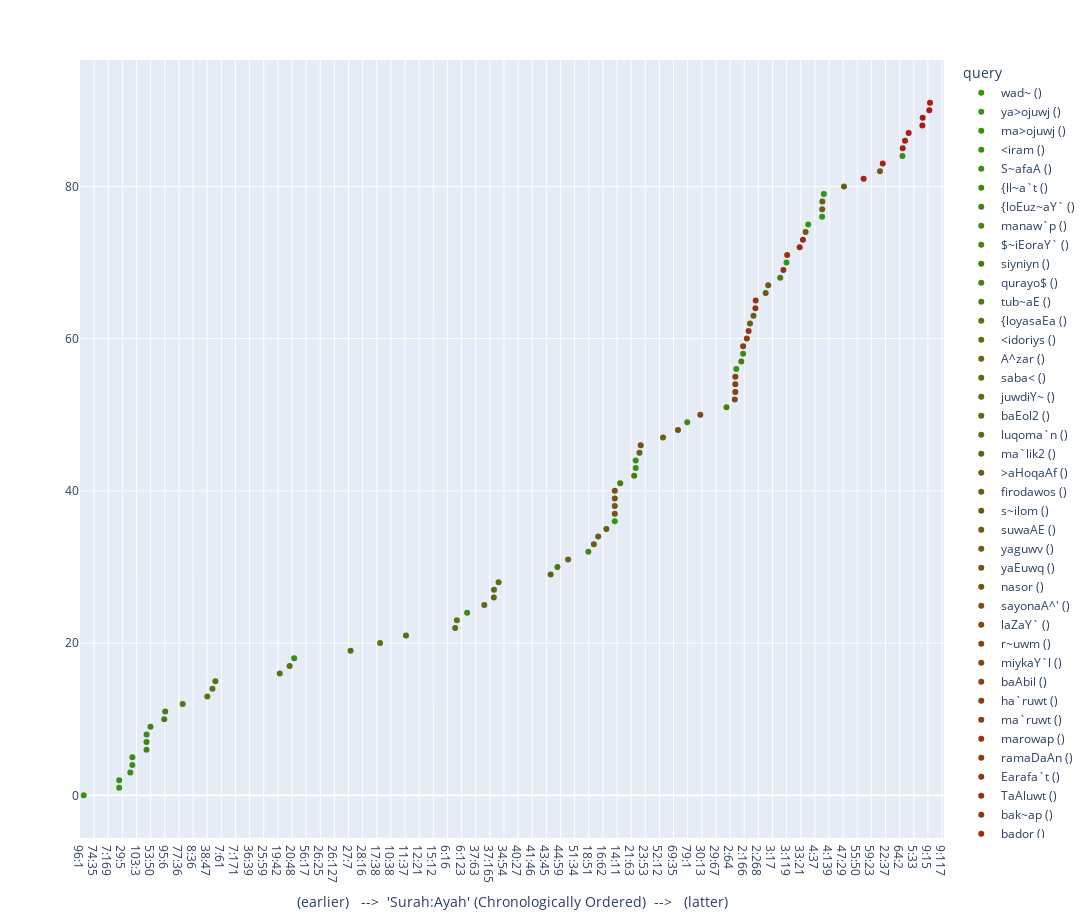

The notebook cell this image was saved under:
### Code cell
import qChronolyze as qCh

dicti = {}

for datum in lemmata:
    if int(datum[2]) < 3:
        if 'Proper noun' in datum[3]:
            # print(datum)
            dicti[datum[1]] = ''

qCh.sortchron(
    dicti
### enter pair of word/root and meaning filtering regex as key-value pair dictionary
# {
#    '$Tn':  # english word / transliterated root https://corpus.quran.com/java/buckwalter.jsp
#     '',   # regex filter for meaning
#     'jnn':
#     'jinn'
# },

### tafsir reference language
# 'Arabic',
# /
# '1',

### presentation style
# pres='plot',

)

### Figure 1 — Plotly figure (JSON) as saved in the notebook; plotly's stock layout.template omitted (floating-point values rounded to 4 significant figures; data arrays with more than 128 entries replaced by an {"elided": "..."} marker saying what was removed)
{"data": [{"customdata": [["68:9<a style='color:#95C7FF' href='https://quran.com/68:9/tafsirs/en-tafisr-ibn-kathir'> وَدُّوا لَوْ تُدْهِنُ فَيُدْهِنُونَ </a>", "wad~ ()"], ["71:23<a style='color:#95C7FF' href='https://quran.com/71:23/tafsirs/en-tafisr-ibn-kathir'> وَقَالُوا لَا تَذَرُنَّ آلِهَتَكُمْ وَلَا تَذَرُنَّ وَدًّا وَلَا سُوَاعًا   ---|---|--- </a>", "wad~ ()"], ["2:109<a style='color:#95C7FF' href='https://quran.com/2:109/tafsirs/en-tafisr-ibn-kathir'>  وَدَّ كَثِيرٌ مِنْ أَهْلِ الْكِتَابِ لَوْ يَرُدُّونَكُمْ مِنْ بَعْدِ إِيمَانِكُمْ كُفَّارًا   ---|---|---  </a>", "wad~ ()"], ["3:118<a style='color:#95C7FF' href='https://quran.com/3:118/tafsirs/en-tafisr-ibn-kathir'> لَا تَتَّخِذُوا بِطَانَةً مِنْ دُونِكُمْ لَا يَأْلُونَكُمْ خَبَالًا وَدُّوا مَا عَنِتُّمْ  </a>", "wad~ ()"], ["60:2<a style='color:#95C7FF' href='https://quran.com/60:2/tafsirs/en-tafisr-ibn-kathir'>  وَيَبْسُطُوا إِلَيْكُمْ أَيْدِيَهُمْ وَأَلْسِنَتَهُمْ بِالسُّوءِ وَوَدُّوا لَوْ تَكْفُرُونَ  </a>", "wad~ ()"], ["4:89<a style='color:#95C7FF' href='https://quran.com/4:89/tafsirs/en-tafisr-ibn-kathir'> وَدُّوا لَوْ تَكْفُرُونَ كَمَا كَفَرُوا فَتَكُونُونَ سَوَاءً  </a>", "wad~ ()"], ["4:102<a style='color:#95C7FF' href='https://quran.com/4:102/tafsirs/en-tafisr-ibn-kathir'>  وَدَّ الَّذِينَ كَفَرُوا لَوْ تَغْفُلُونَ عَنْ أَسْلِحَتِكُمْ وَأَمْتِعَتِكُمْ  </a>", "wad~ ()"]], "hovertemplate": "ayah_link=%{customdata[0]}<extra></extra>", "legendgroup": "wad~ ()", "marker": {"color": "rgb(50,150,20)", "symbol": "circle"}, "mode": "markers", "name": "wad~ ()", "orientation": "v", "showlegend": true, "type": "scatter", "x": ["68:9", "71:23", "2:109", "3:118", "60:2", "4:89", "4:102"], "xaxis": "x", "y": [0, 36, 56, 70, 75, 76, 79], "yaxis": "y"}, {"customdata": [["18:94<a style='color:#95C7FF' href='https://quran.com/18:94/tafsirs/en-tafisr-ibn-kathir'>  قَالُوا يَا ذَا الْقَرْنَيْنِ إِنَّ يَأْجُوجَ وَمَأْجُوجَ مُفْسِدُونَ فِي الْأَرْضِ   ---|---|---  </a>", "ya>ojuwj ()"], ["21:96<a style='color:#95C7FF' href='https://quran.com/21:96/tafsirs/en-tafisr-ibn-kathir'>  حَتَّىٰ إِذَا فُتِحَتْ يَأْجُوجُ وَمَأْجُوجُ وَهُمْ مِنْ كُلِّ حَدَبٍ يَنْسِلُونَ </a>", "ya>ojuwj ()"]], "hovertemplate": "ayah_link=%{customdata[0]}<extra></extra>", "legendgroup": "ya>ojuwj ()", "marker": {"color": "rgb(52,147,20)", "symbol": "circle"}, "mode": "markers", "name": "ya>ojuwj ()", "orientation": "v", "showlegend": true, "type": "scatter", "x": ["18:94", "21:96"], "xaxis": "x", "y": [1, 43], "yaxis": "y"}, {"customdata": [["18:94<a style='color:#95C7FF' href='https://quran.com/18:94/tafsirs/en-tafisr-ibn-kathir'> إِنَّ يَأْجُوجَ وَمَأْجُوجَ مُفْسِدُونَ فِي الْأَرْضِ   ---|---|---  </a>", "ma>ojuwj ()"], ["21:96<a style='color:#95C7FF' href='https://quran.com/21:96/tafsirs/en-tafisr-ibn-kathir'> حَتَّىٰ إِذَا فُتِحَتْ يَأْجُوجُ وَمَأْجُوجُ وَهُمْ مِنْ كُلِّ حَدَبٍ يَنْسِلُونَ </a>", "ma>ojuwj ()"]], "hovertemplate": "ayah_link=%{customdata[0]}<extra></extra>", "legendgroup": "ma>ojuwj ()", "marker": {"color": "rgb(55,144,20)", "symbol": "circle"}, "mode": "markers", "name": "ma>ojuwj ()", "orientation": "v", "showlegend": true, "type": "scatter", "x": ["18:94", "21:96"], "xaxis": "x", "y": [2, 44], "yaxis": "y"}, {"customdata": [["89:7<a style='color:#95C7FF' href='https://quran.com/89:7/tafsirs/en-tafisr-ibn-kathir'>  إِرَمَ ذَاتِ الْعِمَادِ   ---|---|--- </a>", "<iram ()"]], "hovertemplate": "ayah_link=%{customdata[0]}<extra></extra>", "legendgroup": "<iram ()", "marker": {"color": "rgb(57,142,20)", "symbol": "circle"}, "mode": "markers", "name": "<iram ()", "orientation": "v", "showlegend": true, "type": "scatter", "x": ["89:7"], "xaxis": "x", "y": [3], "yaxis": "y"}, {"customdata": [["89:22<a style='color:#95C7FF' href='https://quran.com/89:22/tafsirs/en-tafisr-ibn-kathir'>  وَجَاءَ رَبُّكَ وَالْمَلَكُ صَفًّا  </a>", "S~afaA ()"], ["89:22<a style='color:#95C7FF' href='https://quran.com/89:22/tafsirs/en-tafisr-ibn-kathir'> صَفًّا </a>", "S~afaA ()"], ["20:64<a style='color:#95C7FF' href='https://quran.com/20:64/tafsirs/en-tafisr-ibn-kathir'> فَأَجْمِعُوا كَيْدَكُمْ ثُمَّ ائْتُوا صَفًّا  </a>", "S~afaA ()"], ["37:1<a style='color:#95C7FF' href='https://quran.com/37:1/tafsirs/en-tafisr-ibn-kathir'> وَالصَّافَّاتِ صَفًّا  </a>", "S~afaA ()"], ["18:48<a style='color:#95C7FF' href='https://quran.com/18:48/tafsirs/en-tafisr-ibn-kathir'> وَعُرِضُوا عَلَىٰ رَبِّكَ صَفًّا  </a>", "S~afaA ()"], ["78:38<a style='color:#95C7FF' href='https://quran.com/78:38/tafsirs/en-tafisr-ibn-kathir'> يَوْمَ يَقُومُ الرُّوحُ وَالْمَلَائِكَةُ صَفًّا  </a>", "S~afaA ()"], ["2:158<a style='color:#95C7FF' href='https://quran.com/2:158/tafsirs/en-tafisr-ibn-kathir'> إِنَّ الصَّفَا وَالْمَرْوَةَ مِنْ شَعَائِرِ اللَّهِ   ---|---|--- </a>", "S~afaA ()"], ["61:4<a style='color:#95C7FF' href='https://quran.com/61:4/tafsirs/en-tafisr-ibn-kathir'> إِنَّ اللَّهَ يُحِبُّ الَّذِينَ يُقَاتِلُونَ فِي سَبِيلِهِ صَفًّا  </a>", "S~afaA ()"]], "hovertemplate": "ayah_link=%{customdata[0]}<extra></extra>", "legendgroup": "S~afaA ()", "marker": {"color": "rgb(60,139,20)", "symbol": "circle"}, "mode": "markers", "name": "S~afaA ()", "orientation": "v", "showlegend": true, "type": "scatter", "x": ["89:22", "89:22", "20:64", "37:1", "18:48", "78:38", "2:158", "61:4"], "xaxis": "x", "y": [4, 5, 18, 24, 32, 49, 58, 84], "yaxis": "y"}, {"customdata": [["53:19<a style='color:#95C7FF' href='https://quran.com/53:19/tafsirs/en-tafisr-ibn-kathir'> أَفَرَأَيْتُمُ اللَّاتَ وَالْعُزَّىٰ   ---|---|--- </a>", "{ll~a`t ()"]], "hovertemplate": "ayah_link=%{customdata[0]}<extra></extra>", "legendgroup": "{ll~a`t ()", "marker": {"color": "rgb(63,136,20)", "symbol": "circle"}, "mode": "markers", "name": "{ll~a`t ()", "orientation": "v", "showlegend": true, "type": "scatter", "x": ["53:19"], "xaxis": "x", "y": [6], "yaxis": "y"}, {"customdata": [["53:19<a style='color:#95C7FF' href='https://quran.com/53:19/tafsirs/en-tafisr-ibn-kathir'> أَفَرَأَيْتُمُ اللَّاتَ وَالْعُزَّىٰ   ---|---|--- </a>", "{loEuz~aY` ()"]], "hovertemplate": "ayah_link=%{customdata[0]}<extra></extra>", "legendgroup": "{loEuz~aY` ()", "marker": {"color": "rgb(65,134,20)", "symbol": "circle"}, "mode": "markers", "name": "{loEuz~aY` ()", "orientation": "v", "showlegend": true, "type": "scatter", "x": ["53:19"], "xaxis": "x", "y": [7], "yaxis": "y"}, {"customdata": [["53:20<a style='color:#95C7FF' href='https://quran.com/53:20/tafsirs/en-tafisr-ibn-kathir'> وَمَنَاةَ الثَّالِثَةَ الْأُخْرَىٰ   ---|---|--- </a>", "manaw`p ()"]], "hovertemplate": "ayah_link=%{customdata[0]}<extra></extra>", "legendgroup": "manaw`p ()", "marker": {"color": "rgb(68,131,20)", "symbol": "circle"}, "mode": "markers", "name": "manaw`p ()", "orientation": "v", "showlegend": true, "type": "scatter", "x": ["53:20"], "xaxis": "x", "y": [8], "yaxis": "y"}, {"customdata": [["53:49<a style='color:#95C7FF' href='https://quran.com/53:49/tafsirs/en-tafisr-ibn-kathir'> وَأَنَّهُ هُوَ رَبُّ الشِّعْرَىٰ   ---|---|--- </a>", "$~iEoraY` ()"]], "hovertemplate": "ayah_link=%{customdata[0]}<extra></extra>", "legendgroup": "$~iEoraY` ()", "marker": {"color": "rgb(71,128,20)", "symbol": "circle"}, "mode": "markers", "name": "$~iEoraY` ()", "orientation": "v", "showlegend": true, "type": "scatter", "x": ["53:49"], "xaxis": "x", "y": [9], "yaxis": "y"}, {"customdata": [["95:2<a style='color:#95C7FF' href='https://quran.com/95:2/tafsirs/en-tafisr-ibn-kathir'>  وَطُورِ سِينِينَ   ---|---|--- </a>", "siyniyn ()"]], "hovertemplate": "ayah_link=%{customdata[0]}<extra></extra>", "legendgroup": "siyniyn ()", "marker": {"color": "rgb(73,126,20)", "symbol": "circle"}, "mode": "markers", "name": "siyniyn ()", "orientation": "v", "showlegend": true, "type": "scatter", "x": ["95:2"], "xaxis": "x", "y": [10], "yaxis": "y"}, {"customdata": [["106:1<a style='color:#95C7FF' href='https://quran.com/106:1/tafsirs/en-tafisr-ibn-kathir'>  لِإِيلَافِ قُرَيْشٍ   ---|---|--- </a>", "qurayo$ ()"]], "hovertemplate": "ayah_link=%{customdata[0]}<extra></extra>", "legendgroup": "qurayo$ ()", "marker": {"color": "rgb(76,123,20)", "symbol": "circle"}, "mode": "markers", "name": "qurayo$ ()", "orientation": "v", "showlegend": true, "type": "scatter", "x": ["106:1"], "xaxis": "x", "y": [11], "yaxis": "y"}, {"customdata": [["50:14<a style='color:#95C7FF' href='https://quran.com/50:14/tafsirs/en-tafisr-ibn-kathir'> وَأَصْحَابُ الْأَيْكَةِ وَقَوْمُ تُبَّعٍ كُلٌّ كَذَّبَ الرُّسُلَ فَحَقَّ وَعِيدِ </a>", "tub~aE ()"], ["38:85<a style='color:#95C7FF' href='https://quran.com/38:85/tafsirs/en-tafisr-ibn-kathir'> لَأَمْلَأَنَّ جَهَنَّمَ مِنْكَ وَمِمَّنْ تَبِعَكَ مِنْهُمْ أَجْمَعِينَ  </a>", "tub~aE ()"], ["7:18<a style='color:#95C7FF' href='https://quran.com/7:18/tafsirs/en-tafisr-ibn-kathir'> لَمَنْ تَبِعَكَ مِنْهُمْ لَأَمْلَأَنَّ جَهَنَّمَ مِنْكُمْ أَجْمَعِينَ  </a>", "tub~aE ()"], ["17:63<a style='color:#95C7FF' href='https://quran.com/17:63/tafsirs/en-tafisr-ibn-kathir'> قَالَ اذْهَبْ فَمَنْ تَبِعَكَ مِنْهُمْ فَإِنَّ جَهَنَّمَ جَزَاؤُكُمْ جَزَاءً مَوْفُورًا  </a>", "tub~aE ()"], ["44:37<a style='color:#95C7FF' href='https://quran.com/44:37/tafsirs/en-tafisr-ibn-kathir'> أَهُمْ خَيْرٌ أَمْ قَوْمُ تُبَّعٍ وَالَّذِينَ مِنْ قَبْلِهِمْ   ---|---|---  </a>", "tub~aE ()"], ["14:36<a style='color:#95C7FF' href='https://quran.com/14:36/tafsirs/en-tafisr-ibn-kathir'> فَمَنْ تَبِعَنِي فَإِنَّهُ مِنِّي وَمَنْ عَصَانِي فَإِنَّكَ غَفُورٌ رَحِيمٌ  </a>", "tub~aE ()"], ["2:38<a style='color:#95C7FF' href='https://quran.com/2:38/tafsirs/en-tafisr-ibn-kathir'> فَمَنْ تَبِعَ هُدَايَ فَلَا خَوْفٌ عَلَيْهِمْ وَلَا هُمْ يَحْزَنُونَ   ---|---|---  </a>", "tub~aE ()"], ["2:145<a style='color:#95C7FF' href='https://quran.com/2:145/tafsirs/en-tafisr-ibn-kathir'>  وَلَئِنْ أَتَيْتَ الَّذِينَ أُوتُوا الْكِتَابَ بِكُلِّ آيَةٍ مَا تَبِعُوا قِبْلَتَكَ  </a>", "tub~aE ()"], ["3:73<a style='color:#95C7FF' href='https://quran.com/3:73/tafsirs/en-tafisr-ibn-kathir'>  وَلَا تُؤْمِنُوا إِلَّا لِمَنْ تَبِعَ دِينَكُمْ  </a>", "tub~aE ()"]], "hovertemplate": "ayah_link=%{customdata[0]}<extra></extra>", "legendgroup": "tub~aE ()", "marker": {"color": "rgb(79,120,20)", "symbol": "circle"}, "mode": "markers", "name": "tub~aE ()", "orientation": "v", "showlegend": true, "type": "scatter", "x": ["50:14", "38:85", "7:18", "17:63", "44:37", "14:36", "2:38", "2:145", "3:73"], "xaxis": "x", "y": [12, 14, 15, 20, 30, 41, 51, 57, 68], "yaxis": "y"}, {"customdata": [["38:48<a style='color:#95C7FF' href='https://quran.com/38:48/tafsirs/en-tafisr-ibn-kathir'> وَاذْكُرْ إِسْمَاعِيلَ وَالْيَسَعَ وَذَا الْكِفْلِ وَكُلٌّ مِنَ الْأَخْيَارِ </a>", "{loyasaEa ()"], ["6:86<a style='color:#95C7FF' href='https://quran.com/6:86/tafsirs/en-tafisr-ibn-kathir'> وَإِسْمَاعِيلَ وَالْيَسَعَ وَيُونُسَ وَلُوطًا وَكُلًّا فَضَّلْنَا عَلَى الْعَالَمِينَ   ---|---|---  </a>", "{loyasaEa ()"]], "hovertemplate": "ayah_link=%{customdata[0]}<extra></extra>", "legendgroup": "{loyasaEa ()", "marker": {"color": "rgb(81,118,20)", "symbol": "circle"}, "mode": "markers", "name": "{loyasaEa ()", "orientation": "v", "showlegend": true, "type": "scatter", "x": ["38:48", "6:86"], "xaxis": "x", "y": [13, 23], "yaxis": "y"}, {"customdata": [["19:56<a style='color:#95C7FF' href='https://quran.com/19:56/tafsirs/en-tafisr-ibn-kathir'> وَاذْكُرْ فِي الْكِتَابِ إِدْرِيسَ إِنَّهُ كَانَ صِدِّيقًا نَبِيًّا   ---|---|---  </a>", "<idoriys ()"], ["21:85<a style='color:#95C7FF' href='https://quran.com/21:85/tafsirs/en-tafisr-ibn-kathir'> وَإِسْمَاعِيلَ وَإِدْرِيسَ وَذَا الْكِفْلِ كُلٌّ مِنَ الصَّابِرِينَ </a>", "<idoriys ()"]], "hovertemplate": "ayah_link=%{customdata[0]}<extra></extra>", "legendgroup": "<idoriys ()", "marker": {"color": "rgb(84,115,20)", "symbol": "circle"}, "mode": "markers", "name": "<idoriys ()", "orientation": "v", "showlegend": true, "type": "scatter", "x": ["19:56", "21:85"], "xaxis": "x", "y": [16, 42], "yaxis": "y"}, {"customdata": [["20:31<a style='color:#95C7FF' href='https://quran.com/20:31/tafsirs/en-tafisr-ibn-kathir'> اشْدُدْ بِهِ أَزْرِي   ---|---|--- </a>", "A^zar ()"], ["6:74<a style='color:#95C7FF' href='https://quran.com/6:74/tafsirs/en-tafisr-ibn-kathir'>  وَإِذْ قَالَ إِبْرَاهِيمُ لِأَبِيهِ آزَرَ أَتَتَّخِذُ أَصْنَامًا آلِهَةً   ---|---|--- </a>", "A^zar ()"]], "hovertemplate": "ayah_link=%{customdata[0]}<extra></extra>", "legendgroup": "A^zar ()", "marker": {"color": "rgb(87,112,20)", "symbol": "circle"}, "mode": "markers", "name": "A^zar ()", "orientation": "v", "showlegend": true, "type": "scatter", "x": ["20:31", "6:74"], "xaxis": "x", "y": [17, 22], "yaxis": "y"}, {"customdata": [["27:22<a style='color:#95C7FF' href='https://quran.com/27:22/tafsirs/en-tafisr-ibn-kathir'> أَحَطْتُ بِمَا لَمْ تُحِطْ بِهِ وَجِئْتُكَ مِنْ سَبَإٍ بِنَبَإٍ يَقِينٍ   ---|---|---  </a>", "saba< ()"], ["34:15<a style='color:#95C7FF' href='https://quran.com/34:15/tafsirs/en-tafisr-ibn-kathir'> لَقَدْ كَانَ لِسَبَإٍ فِي مَسْكَنِهِمْ آيَةٌ جَنَّتَانِ عَنْ يَمِينٍ وَشِمَالٍ </a>", "saba< ()"]], "hovertemplate": "ayah_link=%{customdata[0]}<extra></extra>", "legendgroup": "saba< ()", "marker": {"color": "rgb(89,110,20)", "symbol": "circle"}, "mode": "markers", "name": "saba< ()", "orientation": "v", "showlegend": true, "type": "scatter", "x": ["27:22", "34:15"], "xaxis": "x", "y": [19, 28], "yaxis": "y"}, {"customdata": [["11:44<a style='color:#95C7FF' href='https://quran.com/11:44/tafsirs/en-tafisr-ibn-kathir'> وَغِيضَ الْمَاءُ وَقُضِيَ الْأَمْرُ وَاسْتَوَتْ عَلَى الْجُودِيِّ   ---|---|--- </a>", "juwdiY~ ()"]], "hovertemplate": "ayah_link=%{customdata[0]}<extra></extra>", "legendgroup": "juwdiY~ ()", "marker": {"color": "rgb(92,107,20)", "symbol": "circle"}, "mode": "markers", "name": "juwdiY~ ()", "orientation": "v", "showlegend": true, "type": "scatter", "x": ["11:44"], "xaxis": "x", "y": [21], "yaxis": "y"}, {"customdata": [["37:125<a style='color:#95C7FF' href='https://quran.com/37:125/tafsirs/en-tafisr-ibn-kathir'> أَتَدْعُونَ بَعْلًا وَتَذَرُونَ أَحْسَنَ الْخَالِقِينَ   ---|---|--- </a>", "baEol2 ()"]], "hovertemplate": "ayah_link=%{customdata[0]}<extra></extra>", "legendgroup": "baEol2 ()", "marker": {"color": "rgb(95,104,20)", "symbol": "circle"}, "mode": "markers", "name": "baEol2 ()", "orientation": "v", "showlegend": true, "type": "scatter", "x": ["37:125"], "xaxis": "x", "y": [25], "yaxis": "y"}, {"customdata": [["31:12<a style='color:#95C7FF' href='https://quran.com/31:12/tafsirs/en-tafisr-ibn-kathir'> وَلَقَدْ آتَيْنَا لُقْمَانَ الْحِكْمَةَ أَنِ اشْكُرْ لِلَّهِ   ---|---|---  </a>", "luqoma`n ()"], ["31:13<a style='color:#95C7FF' href='https://quran.com/31:13/tafsirs/en-tafisr-ibn-kathir'> وَإِذْ قَالَ لُقْمَانُ لِابْنِهِ وَهُوَ يَعِظُهُ يَا بُنَيَّ لَا تُشْرِكْ بِاللَّهِ </a>", "luqoma`n ()"]], "hovertemplate": "ayah_link=%{customdata[0]}<extra></extra>", "legendgroup": "luqoma`n ()", "marker": {"color": "rgb(97,102,20)", "symbol": "circle"}, "mode": "markers", "name": "luqoma`n ()", "orientation": "v", "showlegend": true, "type": "scatter", "x": ["31:12", "31:13"], "xaxis": "x", "y": [26, 27], "yaxis": "y"}, {"customdata": [["43:77<a style='color:#95C7FF' href='https://quran.com/43:77/tafsirs/en-tafisr-ibn-kathir'> وَنَادَوْا يَا مَالِكُ لِيَقْضِ عَلَيْنَا رَبُّكَ قَالَ إِنَّكُمْ مَاكِثُونَ   ---|---|--- </a>", "ma`lik2 ()"]], "hovertemplate": "ayah_link=%{customdata[0]}<extra></extra>", "legendgroup": "ma`lik2 ()", "marker": {"color": "rgb(100,99,20)", "symbol": "circle"}, "mode": "markers", "name": "ma`lik2 ()", "orientation": "v", "showlegend": true, "type": "scatter", "x": ["43:77"], "xaxis": "x", "y": [29], "yaxis": "y"}, {"customdata": [["46:21<a style='color:#95C7FF' href='https://quran.com/46:21/tafsirs/en-tafisr-ibn-kathir'>  وَاذْكُرْ أَخَا عَادٍ إِذْ أَنْذَرَ قَوْمَهُ بِالْأَحْقَافِ   ---|---|--- </a>", ">aHoqaAf ()"]], "hovertemplate": "ayah_link=%{customdata[0]}<extra></extra>", "legendgroup": ">aHoqaAf ()", "marker": {"color": "rgb(103,96,20)", "symbol": "circle"}, "mode": "markers", "name": ">aHoqaAf ()", "orientation": "v", "showlegend": true, "type": "scatter", "x": ["46:21"], "xaxis": "x", "y": [31], "yaxis": "y"}, {"customdata": [["18:107<a style='color:#95C7FF' href='https://quran.com/18:107/tafsirs/en-tafisr-ibn-kathir'>  كَانَتْ لَهُمْ جَنَّاتُ الْفِرْدَوْسِ نُزُلًا   ---|---|---  </a>", "firodawos ()"], ["23:11<a style='color:#95C7FF' href='https://quran.com/23:11/tafsirs/en-tafisr-ibn-kathir'>  الَّذِينَ يَرِثُونَ الْفِرْدَوْسَ هُمْ فِيهَا خَالِدُونَ </a>", "firodawos ()"]], "hovertemplate": "ayah_link=%{customdata[0]}<extra></extra>", "legendgroup": "firodawos ()", "marker": {"color": "rgb(105,94,20)", "symbol": "circle"}, "mode": "markers", "name": "firodawos ()", "orientation": "v", "showlegend": true, "type": "scatter", "x": ["18:107", "23:11"], "xaxis": "x", "y": [33, 45], "yaxis": "y"}, {"customdata": [["16:28<a style='color:#95C7FF' href='https://quran.com/16:28/tafsirs/en-tafisr-ibn-kathir'>  فَأَلْقَوُا السَّلَمَ مَا كُنَّا نَعْمَلُ مِنْ سُوءٍ  </a>", "s~ilom ()"], ["16:87<a style='color:#95C7FF' href='https://quran.com/16:87/tafsirs/en-tafisr-ibn-kathir'>  وَأَلْقَوْا إِلَى اللَّهِ يَوْمَئِذٍ السَّلَمَ وَضَلَّ عَنْهُمْ مَا كَانُوا يَفْتَرُونَ  </a>", "s~ilom ()"], ["52:38<a style='color:#95C7FF' href='https://quran.com/52:38/tafsirs/en-tafisr-ibn-kathir'>  أَمْ لَهُمْ سُلَّمٌ يَسْتَمِعُونَ فِيهِ فَلْيَأْتِ مُسْتَمِعُهُمْ بِسُلْطَانٍ مُبِينٍ </a>", "s~ilom ()"], ["2:208<a style='color:#95C7FF' href='https://quran.com/2:208/tafsirs/en-tafisr-ibn-kathir'>  يَا أَيُّهَا الَّذِينَ آمَنُوا ادْخُلُوا فِي السِّلْمِ كَافَّةً   ---|---|--- </a>", "s~ilom ()"], ["2:233<a style='color:#95C7FF' href='https://quran.com/2:233/tafsirs/en-tafisr-ibn-kathir'> فَلَا جُنَاحَ عَلَيْكُمْ إِذَا سَلَّمْتُمْ  </a>", "s~ilom ()"], ["8:43<a style='color:#95C7FF' href='https://quran.com/8:43/tafsirs/en-tafisr-ibn-kathir'> وَلَوْ أَرَاكَهُمْ كَثِيرًا لَفَشِلْتُمْ وَلَتَنَازَعْتُمْ فِي الْأَمْرِ وَلَٰكِنَّ اللَّهَ سَلَّمَ  </a>", "s~ilom ()"], ["8:61<a style='color:#95C7FF' href='https://quran.com/8:61/tafsirs/en-tafisr-ibn-kathir'> وَإِنْ جَنَحُوا لِلسَّلْمِ فَاجْنَحْ لَهَا وَتَوَكَّلْ عَلَى اللَّهِ  </a>", "s~ilom ()"], ["33:56<a style='color:#95C7FF' href='https://quran.com/33:56/tafsirs/en-tafisr-ibn-kathir'>  يَا أَيُّهَا الَّذِينَ آمَنُوا صَلُّوا عَلَيْهِ وَسَلِّمُوا تَسْلِيمًا  </a>", "s~ilom ()"], ["4:90<a style='color:#95C7FF' href='https://quran.com/4:90/tafsirs/en-tafisr-ibn-kathir'> فَإِنِ اعْتَزَلُوكُمْ فَلَمْ يُقَاتِلُوكُمْ وَأَلْقَوْا إِلَيْكُمُ السَّلَمَ فَمَا جَعَلَ اللَّهُ لَكُمْ عَلَيْهِمْ سَبِيلًا  </a>", "s~ilom ()"], ["4:91<a style='color:#95C7FF' href='https://quran.com/4:91/tafsirs/en-tafisr-ibn-kathir'> فَإِنْ لَمْ يَعْتَزِلُوكُمْ وَيُلْقُوا إِلَيْكُمُ السَّلَمَ وَيَكُفُّوا أَيْدِيَهُمْ فَخُذُوهُمْ  </a>", "s~ilom ()"], ["47:35<a style='color:#95C7FF' href='https://quran.com/47:35/tafsirs/en-tafisr-ibn-kathir'>  فَلَا تَهِنُوا وَتَدْعُوا إِلَى السَّلْمِ وَأَنْتُمُ الْأَعْلَوْنَ  </a>", "s~ilom ()"], ["24:61<a style='color:#95C7FF' href='https://quran.com/24:61/tafsirs/en-tafisr-ibn-kathir'>  فَإِذَا دَخَلْتُمْ بُيُوتًا فَسَلِّمُوا عَلَىٰ أَنْفُسِكُمْ تَحِيَّةً مِنْ عِنْدِ اللَّهِ  </a>", "s~ilom ()"]], "hovertemplate": "ayah_link=%{customdata[0]}<extra></extra>", "legendgroup": "s~ilom ()", "marker": {"color": "rgb(108,91,20)", "symbol": "circle"}, "mode": "markers", "name": "s~ilom ()", "orientation": "v", "showlegend": true, "type": "scatter", "x": ["16:28", "16:87", "52:38", "2:208", "2:233", "8:43", "8:61", "33:56", "4:90", "4:91", "47:35", "24:61"], "xaxis": "x", "y": [34, 35, 47, 62, 63, 66, 67, 74, 77, 78, 80, 82], "yaxis": "y"}, {"customdata": [["71:23<a style='color:#95C7FF' href='https://quran.com/71:23/tafsirs/en-tafisr-ibn-kathir'>  وَلَا تَذَرُنَّ وَدًّا وَلَا سُوَاعًا وَلَا يَغُوثَ   ---|---|--- </a>", "suwaAE ()"]], "hovertemplate": "ayah_link=%{customdata[0]}<extra></extra>", "legendgroup": "suwaAE ()", "marker": {"color": "rgb(111,88,20)", "symbol": "circle"}, "mode": "markers", "name": "suwaAE ()", "orientation": "v", "showlegend": true, "type": "scatter", "x": ["71:23"], "xaxis": "x", "y": [37], "yaxis": "y"}, {"customdata": [["71:23<a style='color:#95C7FF' href='https://quran.com/71:23/tafsirs/en-tafisr-ibn-kathir'> وَلَا تَذَرُنَّ وَدًّا وَلَا سُوَاعًا وَلَا يَغُوثَ وَيَعُوقَ وَنَسْرًا   ---|---|--- </a>", "yaguwv ()"]], "hovertemplate": "ayah_link=%{customdata[0]}<extra></extra>", "legendgroup": "yaguwv ()", "marker": {"color": "rgb(113,86,20)", "symbol": "circle"}, "mode": "markers", "name": "yaguwv ()", "orientation": "v", "showlegend": true, "type": "scatter", "x": ["71:23"], "xaxis": "x", "y": [38], "yaxis": "y"}, {"customdata": [["71:23<a style='color:#95C7FF' href='https://quran.com/71:23/tafsirs/en-tafisr-ibn-kathir'> وَلَا تَذَرُنَّ وَدًّا وَلَا سُوَاعًا وَلَا يَغُوثَ وَيَعُوقَ وَنَسْرًا   ---|---|--- </a>", "yaEuwq ()"]], "hovertemplate": "ayah_link=%{customdata[0]}<extra></extra>", "legendgroup": "yaEuwq ()", "marker": {"color": "rgb(116,83,20)", "symbol": "circle"}, "mode": "markers", "name": "yaEuwq ()", "orientation": "v", "showlegend": true, "type": "scatter", "x": ["71:23"], "xaxis": "x", "y": [39], "yaxis": "y"}, {"customdata": [["71:23<a style='color:#95C7FF' href='https://quran.com/71:23/tafsirs/en-tafisr-ibn-kathir'> وَلَا تَذَرُنَّ وَدًّا وَلَا سُوَاعًا وَلَا يَغُوثَ وَيَعُوقَ وَنَسْرًا   ---|---|--- </a>", "nasor ()"]], "hovertemplate": "ayah_link=%{customdata[0]}<extra></extra>", "legendgroup": "nasor ()", "marker": {"color": "rgb(118,81,20)", "symbol": "circle"}, "mode": "markers", "name": "nasor ()", "orientation": "v", "showlegend": true, "type": "scatter", "x": ["71:23"], "xaxis": "x", "y": [40], "yaxis": "y"}, {"customdata": [["23:20<a style='color:#95C7FF' href='https://quran.com/23:20/tafsirs/en-tafisr-ibn-kathir'> وَشَجَرَةً تَخْرُجُ مِنْ طُورِ سَيْنَاءَ تَنْبُتُ بِالدُّهْنِ وَصِبْغٍ لِلْآكِلِينَ   ---|---|--- </a>", "sayonaA^' ()"]], "hovertemplate": "ayah_link=%{customdata[0]}<extra></extra>", "legendgroup": "sayonaA^' ()", "marker": {"color": "rgb(121,78,20)", "symbol": "circle"}, "mode": "markers", "name": "sayonaA^' ()", "orientation": "v", "showlegend": true, "type": "scatter", "x": ["23:20"], "xaxis": "x", "y": [46], "yaxis": "y"}, {"customdata": [["70:15<a style='color:#95C7FF' href='https://quran.com/70:15/tafsirs/en-tafisr-ibn-kathir'>  كَلَّا إِنَّهَا لَظَىٰ   ---|---|--- </a>", "laZaY` ()"]], "hovertemplate": "ayah_link=%{customdata[0]}<extra></extra>", "legendgroup": "laZaY` ()", "marker": {"color": "rgb(124,75,20)", "symbol": "circle"}, "mode": "markers", "name": "laZaY` ()", "orientation": "v", "showlegend": true, "type": "scatter", "x": ["70:15"], "xaxis": "x", "y": [48], "yaxis": "y"}, {"customdata": [["30:2<a style='color:#95C7FF' href='https://quran.com/30:2/tafsirs/en-tafisr-ibn-kathir'> غُلِبَتِ الرُّومُ   ---|---|--- </a>", "r~uwm ()"]], "hovertemplate": "ayah_link=%{customdata[0]}<extra></extra>", "legendgroup": "r~uwm ()", "marker": {"color": "rgb(126,73,20)", "symbol": "circle"}, "mode": "markers", "name": "r~uwm ()", "orientation": "v", "showlegend": true, "type": "scatter", "x": ["30:2"], "xaxis": "x", "y": [50], "yaxis": "y"}, {"customdata": [["2:98<a style='color:#95C7FF' href='https://quran.com/2:98/tafsirs/en-tafisr-ibn-kathir'> مَنْ كَانَ عَدُوًّا لِلَّهِ وَمَلَائِكَتِهِ وَرُسُلِهِ وَجِبْرِيلَ وَمِيكَالَ فَإِنَّ اللَّهَ عَدُوٌّ لِلْكَافِرِينَ   ---|---|--- </a>", "miykaY`l ()"]], "hovertemplate": "ayah_link=%{customdata[0]}<extra></extra>", "legendgroup": "miykaY`l ()", "marker": {"color": "rgb(129,70,20)", "symbol": "circle"}, "mode": "markers", "name": "miykaY`l ()", "orientation": "v", "showlegend": true, "type": "scatter", "x": ["2:98"], "xaxis": "x", "y": [52], "yaxis": "y"}, {"customdata": [["2:102<a style='color:#95C7FF' href='https://quran.com/2:102/tafsirs/en-tafisr-ibn-kathir'> وَمَا أُنْزِلَ عَلَى الْمَلَكَيْنِ بِبَابِلَ هَارُوتَ وَمَارُوتَ   ---|---|--- </a>", "baAbil ()"]], "hovertemplate": "ayah_link=%{customdata[0]}<extra></extra>", "legendgroup": "baAbil ()", "marker": {"color": "rgb(132,67,20)", "symbol": "circle"}, "mode": "markers", "name": "baAbil ()", "orientation": "v", "showlegend": true, "type": "scatter", "x": ["2:102"], "xaxis": "x", "y": [53], "yaxis": "y"}, {"customdata": [["2:102<a style='color:#95C7FF' href='https://quran.com/2:102/tafsirs/en-tafisr-ibn-kathir'>  وَمَا أُنْزِلَ عَلَى الْمَلَكَيْنِ بِبَابِلَ هَارُوتَ وَمَارُوتَ   ---|---|--- </a>", "ha`ruwt ()"]], "hovertemplate": "ayah_link=%{customdata[0]}<extra></extra>", "legendgroup": "ha`ruwt ()", "marker": {"color": "rgb(134,65,20)", "symbol": "circle"}, "mode": "markers", "name": "ha`ruwt ()", "orientation": "v", "showlegend": true, "type": "scatter", "x": ["2:102"], "xaxis": "x", "y": [54], "yaxis": "y"}, {"customdata": [["2:102<a style='color:#95C7FF' href='https://quran.com/2:102/tafsirs/en-tafisr-ibn-kathir'> وَمَا أُنْزِلَ عَلَى الْمَلَكَيْنِ بِبَابِلَ هَارُوتَ وَمَارُوتَ   ---|---|--- </a>", "ma`ruwt ()"]], "hovertemplate": "ayah_link=%{customdata[0]}<extra></extra>", "legendgroup": "ma`ruwt ()", "marker": {"color": "rgb(137,62,20)", "symbol": "circle"}, "mode": "markers", "name": "ma`ruwt ()", "orientation": "v", "showlegend": true, "type": "scatter", "x": ["2:102"], "xaxis": "x", "y": [55], "yaxis": "y"}, {"customdata": [["2:158<a style='color:#95C7FF' href='https://quran.com/2:158/tafsirs/en-tafisr-ibn-kathir'>  إِنَّ الصَّفَا وَالْمَرْوَةَ مِنْ شَعَائِرِ اللَّهِ   ---|---|--- </a>", "marowap ()"]], "hovertemplate": "ayah_link=%{customdata[0]}<extra></extra>", "legendgroup": "marowap ()", "marker": {"color": "rgb(140,59,20)", "symbol": "circle"}, "mode": "markers", "name": "marowap ()", "orientation": "v", "showlegend": true, "type": "scatter", "x": ["2:158"], "xaxis": "x", "y": [59], "yaxis": "y"}, {"customdata": [["2:185<a style='color:#95C7FF' href='https://quran.com/2:185/tafsirs/en-tafisr-ibn-kathir'>  شَهْرُ رَمَضَانَ الَّذِي أُنْزِلَ فِيهِ الْقُرْآنُ هُدًى لِلنَّاسِ   ---|---|--- </a>", "ramaDaAn ()"]], "hovertemplate": "ayah_link=%{customdata[0]}<extra></extra>", "legendgroup": "ramaDaAn ()", "marker": {"color": "rgb(142,57,20)", "symbol": "circle"}, "mode": "markers", "name": "ramaDaAn ()", "orientation": "v", "showlegend": true, "type": "scatter", "x": ["2:185"], "xaxis": "x", "y": [60], "yaxis": "y"}, {"customdata": [["2:198<a style='color:#95C7FF' href='https://quran.com/2:198/tafsirs/en-tafisr-ibn-kathir'>  فَإِذَا أَفَضْتُمْ مِنْ عَرَفَاتٍ فَاذْكُرُوا اللَّهَ عِنْدَ الْمَشْعَرِ الْحَرَامِ   ---|---|--- </a>", "Earafa`t ()"]], "hovertemplate": "ayah_link=%{customdata[0]}<extra></extra>", "legendgroup": "Earafa`t ()", "marker": {"color": "rgb(145,54,20)", "symbol": "circle"}, "mode": "markers", "name": "Earafa`t ()", "orientation": "v", "showlegend": true, "type": "scatter", "x": ["2:198"], "xaxis": "x", "y": [61], "yaxis": "y"}, {"customdata": [["2:247<a style='color:#95C7FF' href='https://quran.com/2:247/tafsirs/en-tafisr-ibn-kathir'>  وَقَالَ لَهُمْ نَبِيُّهُمْ إِنَّ اللَّهَ قَدْ بَعَثَ لَكُمْ طَالُوتَ مَلِكًا   ---|---|---  </a>", "TaAluwt ()"], ["2:249<a style='color:#95C7FF' href='https://quran.com/2:249/tafsirs/en-tafisr-ibn-kathir'> فَلَمَّا فَصَلَ طَالُوتُ بِالْجُنُودِ قَالَ إِنَّ اللَّهَ مُبْتَلِيكُمْ بِنَهَرٍ </a>", "TaAluwt ()"]], "hovertemplate": "ayah_link=%{customdata[0]}<extra></extra>", "legendgroup": "TaAluwt ()", "marker": {"color": "rgb(148,51,20)", "symbol": "circle"}, "mode": "markers", "name": "TaAluwt ()", "orientation": "v", "showlegend": true, "type": "scatter", "x": ["2:247", "2:249"], "xaxis": "x", "y": [64, 65], "yaxis": "y"}, {"customdata": [["3:96<a style='color:#95C7FF' href='https://quran.com/3:96/tafsirs/en-tafisr-ibn-kathir'>  إِنَّ أَوَّلَ بَيْتٍ وُضِعَ لِلنَّاسِ لَلَّذِي بِبَكَّةَ مُبَارَكًا وَهُدًى لِلْعَالَمِينَ   ---|---|--- </a>", "bak~ap ()"]], "hovertemplate": "ayah_link=%{customdata[0]}<extra></extra>", "legendgroup": "bak~ap ()", "marker": {"color": "rgb(150,49,20)", "symbol": "circle"}, "mode": "markers", "name": "bak~ap ()", "orientation": "v", "showlegend": true, "type": "scatter", "x": ["3:96"], "xaxis": "x", "y": [69], "yaxis": "y"}, {"customdata": [["3:123<a style='color:#95C7FF' href='https://quran.com/3:123/tafsirs/en-tafisr-ibn-kathir'> وَلَقَدْ نَصَرَكُمُ اللَّهُ بِبَدْرٍ وَأَنْتُمْ أَذِلَّةٌ   ---|---|--- </a>", "bador ()"]], "hovertemplate": "ayah_link=%{customdata[0]}<extra></extra>", "legendgroup": "bador ()", "marker": {"color": "rgb(153,46,20)", "symbol": "circle"}, "mode": "markers", "name": "bador ()", "orientation": "v", "showlegend": true, "type": "scatter", "x": ["3:123"], "xaxis": "x", "y": [71], "yaxis": "y"}, {"customdata": [["33:13<a style='color:#95C7FF' href='https://quran.com/33:13/tafsirs/en-tafisr-ibn-kathir'> وَإِذْ قَالَتْ طَائِفَةٌ مِنْهُمْ يَا أَهْلَ يَثْرِبَ لَا مُقَامَ لَكُمْ فَارْجِعُوا   ---|---|--- </a>", "yavorib ()"]], "hovertemplate": "ayah_link=%{customdata[0]}<extra></extra>", "legendgroup": "yavorib ()", "marker": {"color": "rgb(156,43,20)", "symbol": "circle"}, "mode": "markers", "name": "yavorib ()", "orientation": "v", "showlegend": true, "type": "scatter", "x": ["33:13"], "xaxis": "x", "y": [72], "yaxis": "y"}, {"customdata": [["33:37<a style='color:#95C7FF' href='https://quran.com/33:37/tafsirs/en-tafisr-ibn-kathir'> فَلَمَّا قَضَىٰ زَيْدٌ مِنْهَا وَطَرًا زَوَّجْنَاكَهَا   ---|---|--- </a>", "zayod ()"]], "hovertemplate": "ayah_link=%{customdata[0]}<extra></extra>", "legendgroup": "zayod ()", "marker": {"color": "rgb(158,41,20)", "symbol": "circle"}, "mode": "markers", "name": "zayod ()", "orientation": "v", "showlegend": true, "type": "scatter", "x": ["33:37"], "xaxis": "x", "y": [73], "yaxis": "y"}, {"customdata": [["76:18<a style='color:#95C7FF' href='https://quran.com/76:18/tafsirs/en-tafisr-ibn-kathir'> عَيْنًا فِيهَا تُسَمَّىٰ سَلْسَبِيلًا   ---|---|--- </a>", "salosabiyl ()"]], "hovertemplate": "ayah_link=%{customdata[0]}<extra></extra>", "legendgroup": "salosabiyl ()", "marker": {"color": "rgb(161,38,20)", "symbol": "circle"}, "mode": "markers", "name": "salosabiyl ()", "orientation": "v", "showlegend": true, "type": "scatter", "x": ["76:18"], "xaxis": "x", "y": [81], "yaxis": "y"}, {"customdata": [["22:17<a style='color:#95C7FF' href='https://quran.com/22:17/tafsirs/en-tafisr-ibn-kathir'>  إِنَّ الَّذِينَ آمَنُوا وَالَّذِينَ هَادُوا وَالصَّابِئِينَ وَالنَّصَارَىٰ وَالْمَجُوسَ وَالَّذِينَ أَشْرَكُوا إِنَّ اللَّهَ يَفْصِلُ بَيْنَهُمْ يَوْمَ الْقِيَامَةِ   ---|---|--- </a>", "majuws ()"]], "hovertemplate": "ayah_link=%{customdata[0]}<extra></extra>", "legendgroup": "majuws ()", "marker": {"color": "rgb(164,35,20)", "symbol": "circle"}, "mode": "markers", "name": "majuws ()", "orientation": "v", "showlegend": true, "type": "scatter", "x": ["22:17"], "xaxis": "x", "y": [83], "yaxis": "y"}, {"customdata": [["61:6<a style='color:#95C7FF' href='https://quran.com/61:6/tafsirs/en-tafisr-ibn-kathir'> وَمُبَشِّرًا بِرَسُولٍ يَأْتِي مِنْ بَعْدِي اسْمُهُ أَحْمَدُ   ---|---|--- </a>", ">aHomad ()"]], "hovertemplate": "ayah_link=%{customdata[0]}<extra></extra>", "legendgroup": ">aHomad ()", "marker": {"color": "rgb(166,33,20)", "symbol": "circle"}, "mode": "markers", "name": ">aHomad ()", "orientation": "v", "showlegend": true, "type": "scatter", "x": ["61:6"], "xaxis": "x", "y": [85], "yaxis": "y"}, {"customdata": [["62:9<a style='color:#95C7FF' href='https://quran.com/62:9/tafsirs/en-tafisr-ibn-kathir'> يَا أَيُّهَا الَّذِينَ آمَنُوا إِذَا نُودِيَ لِلصَّلَاةِ مِنْ يَوْمِ الْجُمُعَةِ فَاسْعَوْا إِلَىٰ ذِكْرِ اللَّهِ   ---|---|--- </a>", "jumuEap ()"]], "hovertemplate": "ayah_link=%{customdata[0]}<extra></extra>", "legendgroup": "jumuEap ()", "marker": {"color": "rgb(169,30,20)", "symbol": "circle"}, "mode": "markers", "name": "jumuEap ()", "orientation": "v", "showlegend": true, "type": "scatter", "x": ["62:9"], "xaxis": "x", "y": [86], "yaxis": "y"}, {"customdata": [["48:24<a style='color:#95C7FF' href='https://quran.com/48:24/tafsirs/en-tafisr-ibn-kathir'> وَهُوَ الَّذِي كَفَّ أَيْدِيَهُمْ عَنْكُمْ وَأَيْدِيَكُمْ عَنْهُمْ بِبَطْنِ مَكَّةَ   ---|---|--- </a>", "mak~ap ()"]], "hovertemplate": "ayah_link=%{customdata[0]}<extra></extra>", "legendgroup": "mak~ap ()", "marker": {"color": "rgb(172,27,20)", "symbol": "circle"}, "mode": "markers", "name": "mak~ap ()", "orientation": "v", "showlegend": true, "type": "scatter", "x": ["48:24"], "xaxis": "x", "y": [87], "yaxis": "y"}, {"customdata": [["5:95<a style='color:#95C7FF' href='https://quran.com/5:95/tafsirs/en-tafisr-ibn-kathir'> يَحْكُمُ بِهِ ذَوَا عَدْلٍ مِنْكُمْ هَدْيًا بَالِغَ الْكَعْبَةِ   ---|---|---  </a>", "kaEobap ()"], ["5:97<a style='color:#95C7FF' href='https://quran.com/5:97/tafsirs/en-tafisr-ibn-kathir'> جَعَلَ اللَّهُ الْكَعْبَةَ الْبَيْتَ الْحَرَامَ قِيَامًا لِلنَّاسِ </a>", "kaEobap ()"]], "hovertemplate": "ayah_link=%{customdata[0]}<extra></extra>", "legendgroup": "kaEobap ()", "marker": {"color": "rgb(174,25,20)", "symbol": "circle"}, "mode": "markers", "name": "kaEobap ()", "orientation": "v", "showlegend": true, "type": "scatter", "x": ["5:95", "5:97"], "xaxis": "x", "y": [88, 89], "yaxis": "y"}, {"customdata": [["9:25<a style='color:#95C7FF' href='https://quran.com/9:25/tafsirs/en-tafisr-ibn-kathir'> لَقَدْ نَصَرَكُمُ اللَّهُ فِي مَوَاطِنَ كَثِيرَةٍ وَيَوْمَ حُنَيْنٍ   ---|---|--- </a>", "Hunayon ()"]], "hovertemplate": "ayah_link=%{customdata[0]}<extra></extra>", "legendgroup": "Hunayon ()", "marker": {"color": "rgb(177,22,20)", "symbol": "circle"}, "mode": "markers", "name": "Hunayon ()", "orientation": "v", "showlegend": true, "type": "scatter", "x": ["9:25"], "xaxis": "x", "y": [90], "yaxis": "y"}, {"customdata": [["9:30<a style='color:#95C7FF' href='https://quran.com/9:30/tafsirs/en-tafisr-ibn-kathir'> وَقَالَتِ الْيَهُودُ عُزَيْرٌ ابْنُ اللَّهِ   ---|---|--- </a>", "Euzayor ()"]], "hovertemplate": "ayah_link=%{customdata[0]}<extra></extra>", "legendgroup": "Euzayor ()", "marker": {"color": "rgb(180,20,20)", "symbol": "circle"}, "mode": "markers", "name": "Euzayor ()", "orientation": "v", "showlegend": true, "type": "scatter", "x": ["9:30"], "xaxis": "x", "y": [91], "yaxis": "y"}], "layout": {"clickmode": "event+select", "height": 920, "hoverdistance": -1, "hoverlabel": {"font": {"size": 16}}, "legend": {"title": {"text": "query"}, "tracegroupgap": 0}, "margin": {"t": 60}, "width": 1247.0, "xaxis": {"anchor": "y", "categoryarray": {"elided": "6236 str values"}, "categoryorder": "array", "domain": [0, 1], "range": [0, 6236], "title": {"text": " (earlier)   -->  'Surah:Ayah' (Chronologically Ordered)  -->   (latter)"}}, "yaxis": {"anchor": "x", "domain": [0, 1], "title": {"text": ""}}}}
